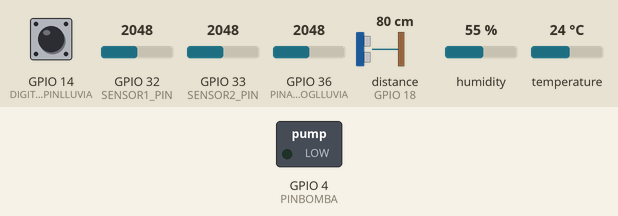
Bench run of a sketch on a simulated ESP32. Shown: switched loads named in the sketch (green lamp = pin HIGH). Wiring (inferred from the names in the program): ultrasonic range finder: trigger GPIO 5; echo GPIO 18. The test bench sets the inputs (shaded band); at power-on: GPIO 32 (SENSOR1_PIN) = 2048, GPIO 14 (DIGITALPINLLUVIA) HIGH, GPIO 33 (SENSOR2_PIN) = 2048, GPIO 36 (PINANALOGLLUVIA) = 2048, distance to the obstacle (sensor on GPIO 18) 80 cm, humidity 55 %, temperature 24 °C. The echo pulse lasts 58.3 µs per cm; pins used as bus, display or sensor lines are not drawn; what the sketch prints to the serial monitor is not drawn.

Above: at 1.2 s.
1.3 s: GPIO 32 (SENSOR1_PIN) set to 2520
12.2 s: GPIO 32 (SENSOR1_PIN) set to 2607
At 21.4 s:
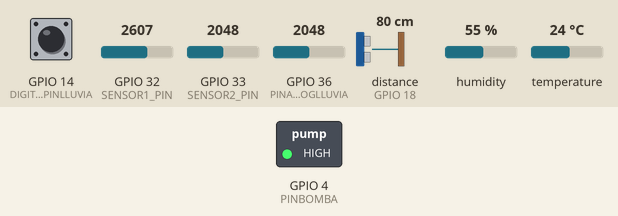
22.2 s: GPIO 32 (SENSOR1_PIN) set to 1228
At 31.8 s:
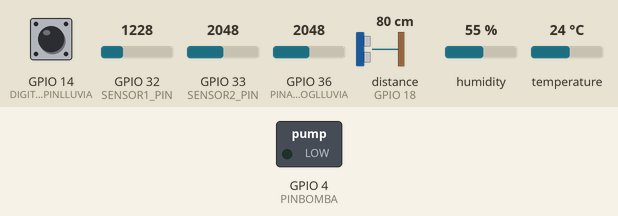
32.6 s: GPIO 32 (SENSOR1_PIN) set to 2866
At 42.2 s:
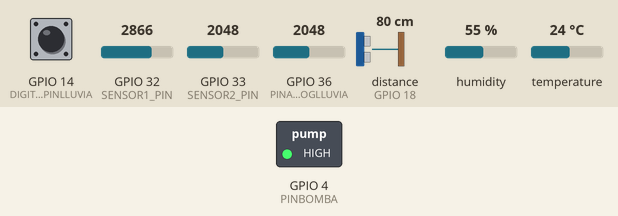
Timing chart, 0 to 74.0 s (numbered marks = the images above; inputs shaded):
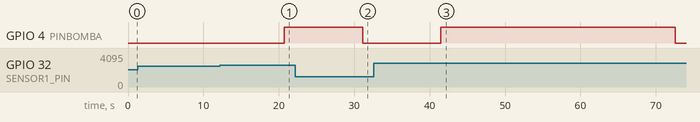

The sketch:

project.ino
```cpp
#include <DHT.h>

#define PIN_DHT 2            // Pin para el DHT22.
#define PINBOMBA 4           // Pin para la MiniBomba de agua.
#define ULTRA_TRIG 5         // PIN TRIGGER ULTRASONICO
#define ULTRA_ECHO 18        // PIN ECHO ULTRASONICO
#define DIGITALPINLLUVIA 14  // Pin digital para sensor de lluvia.
#define SENSOR1_PIN 32       // Pin 1 sensor de humedad capacitivo.
#define SENSOR2_PIN 33       // Pin 2 sensor de humedad capacitivo.
#define PINANALOGLLUVIA 36   // Pin analogico para sensor de lluvia.

#define DHTTYPE DHT22

DHT dht(PIN_DHT, DHTTYPE);

// --- Configuración ---
const bool SERIAL_DEBUG = false; // true => imprime texto humano; false => solo JSON (producción)

// Valores definidos para marcar limites en las funcionalidades.
const int VALOR_SECO = 3500;     // 0% humedad
const int VALOR_MOJADO = 1200;   // 100% humedad
const int UMBRAL_PORC_HUMEDAD = 40;    // % por debajo de esto se considera "seco"
const unsigned long TIEMPO_MAX_BOMBA_MS = 30000UL; // 30 s máxima corrida continua

// Mediciones y limites del recipiente para la funcionalidad del ultrasonico.
const float ALTURA_TANQUE_CM = 10.5;   // distancia del sensor al fondo del tanque (medir físicamente)
const float MIN_DISTANCIA_CM = 2.5;    // zona muerta del sensor (por debajo, no confiar)
const int ULTRA_SAMPLES = 5;           // lecturas para promedio (>=3 recomendado)

bool bombaActiva = false;
unsigned long bombaInicioMillis = 0;

// --- Prototipos (nuevas funciones añadidas) ---
int leerHumedadPorcentaje(int pinADC);
int leerHumedadBruto(int pinADC);
bool hayLluviaDigital();
void controlarBomba(bool encender);
void funcionalidadUltrasonico();  // utilidad para imprimir
float leerDistanciaUltrasonico(); // opcional: si conectas HC-SR04
void enviarJSON();

void setup() {
  Serial.begin(115200);
  dht.begin();
  pinMode(PINBOMBA, OUTPUT);
  pinMode(DIGITALPINLLUVIA, INPUT);
  pinMode(ULTRA_TRIG, OUTPUT);
  pinMode(ULTRA_ECHO, INPUT);
  analogSetAttenuation(ADC_11db); // permitir rango hasta ~3.3V en ADC
  digitalWrite(PINBOMBA, LOW); // asegurarnos bomba apagada al inicio
}

void loop() {
  // Lecturas e impresiones (si SERIAL_DEBUG == true)
  imprimirTemperaturaHumedad();
  funcionalidadSensorLluvia();
  funcionalidadSensoresCapacitivos();

  int hum1_pct = leerHumedadPorcentaje(SENSOR1_PIN);
  int hum2_pct = leerHumedadPorcentaje(SENSOR2_PIN);
  bool llueve = hayLluviaDigital();

  if (SERIAL_DEBUG) {
    Serial.print("Hum % sensor1: "); Serial.print(hum1_pct);
    Serial.print("  sensor2: "); Serial.print(hum2_pct);
    Serial.print("  Lluvia (digital DO): "); Serial.println(llueve ? "SI" : "NO");
  }

  bool sueloSeco = (hum1_pct < UMBRAL_PORC_HUMEDAD) || (hum2_pct < UMBRAL_PORC_HUMEDAD);

  if(sueloSeco && !llueve) {
    // si no está ya activa, iniciamos y guardamos el tiempo
    if(!bombaActiva) {
      if (SERIAL_DEBUG) Serial.println("Condición de riego detectada. Encendiendo bomba...");
      controlarBomba(true);
      bombaActiva = true;
      bombaInicioMillis = millis();
    } else {
      // ya estaba activa: comprobar tiempo máximo
      unsigned long ahora = millis();
      if(ahora - bombaInicioMillis >= TIEMPO_MAX_BOMBA_MS) {
        if (SERIAL_DEBUG) Serial.println("Tiempo máximo de bomba alcanzado. Apagando por seguridad.");
        controlarBomba(false);
        bombaActiva = false;
      } else {
        if (SERIAL_DEBUG) Serial.println("Bomba activa... controlando tiempo y humedad.");
        if((hum1_pct >= UMBRAL_PORC_HUMEDAD) && (hum2_pct >= UMBRAL_PORC_HUMEDAD)) {
          if (SERIAL_DEBUG) Serial.println("Humedad recuperada en ambos sensores. Apagando bomba.");
          controlarBomba(false);
          bombaActiva = false;
        }
      }
    }
  } else {
    // no debería regar: apagar bomba si estaba encendida
    if(bombaActiva) {
      if (SERIAL_DEBUG) Serial.println("Condición para apagar bomba (suelo no seco o está lloviendo). Apagando.");
      controlarBomba(false);
      bombaActiva = false;
    } else {
      if (SERIAL_DEBUG) Serial.println("No regar: suelo húmedo o está lloviendo.");
    }
  }

  // Ultrasonico (imprime solo si DEBUG)
  funcionalidadUltrasonico();

  // Enviar estado en JSON (una sola línea)
  enviarJSON();

  delay(10000);
}

void imprimirTemperaturaHumedad() {
  float h = dht.readHumidity();
  float t = dht.readTemperature();

  // leer de nuevo (mantener tu patrón original)
  h = dht.readHumidity();
  t = dht.readTemperature();

  if (SERIAL_DEBUG) {
    Serial.print("Humedad: ");
    Serial.print(h);
    Serial.println("%");
    Serial.print("Temperatura: ");
    Serial.print(t);
    Serial.println("°C");
  }
}

void funcionalidadSensorLluvia() {
  int valorAnalogicoLluvia = analogRead(PINANALOGLLUVIA);
  int valorDigitalLluvia = digitalRead(DIGITALPINLLUVIA);

  if (SERIAL_DEBUG) {
    Serial.print("Valor analogico: ");
    Serial.print(valorAnalogicoLluvia);
    Serial.print(" | Valor digital: ");
    Serial.println(valorDigitalLluvia);
  }
}

void funcionalidadSensoresCapacitivos() {
  int humedad1_raw = analogRead(SENSOR1_PIN);
  int humedad2_raw = analogRead(SENSOR2_PIN);

  int humedad1 = map(humedad1_raw, VALOR_SECO, VALOR_MOJADO, 0, 100);
  int humedad2 = map(humedad2_raw, VALOR_SECO, VALOR_MOJADO, 0, 100);

  humedad1 = constrain(humedad1, 0, 100);
  humedad2 = constrain(humedad2, 0, 100);

  if (SERIAL_DEBUG) {
    Serial.print("Sensor 1: ");
    Serial.print(humedad1_raw);
    Serial.print(" | ");
    Serial.print(humedad1);
    Serial.println("%");

    Serial.print("Sensor 2: ");
    Serial.print(humedad2_raw);
    Serial.print(" | ");
    Serial.print(humedad2);
    Serial.println("%");
  }
}

int leerHumedadPorcentaje(int pinADC) {
  int raw = analogRead(pinADC);
  int pct = map(raw, VALOR_SECO, VALOR_MOJADO, 0, 100);
  pct = constrain(pct, 0, 100);
  return pct;
}

int leerHumedadBruto(int pinADC) {
  return analogRead(pinADC);
}

bool hayLluviaDigital() {
  int val = digitalRead(DIGITALPINLLUVIA);
  return (val == LOW);
}

// Encender/apagar bomba directamente (usa PINBOMBA)
void controlarBomba(bool encender) {
  if (encender) {
    digitalWrite(PINBOMBA, HIGH);
  } else {
    digitalWrite(PINBOMBA, LOW);
  }
}

/* ------------------ Funciones del ultrasonico (mantengo versión estable) ------------------ */

// Lee una sola medicion del HC-SR04, devuelve distancia en cm, o -1 si timeout
float _leerDistanciaOnce() {
  digitalWrite(ULTRA_TRIG, LOW);
  delayMicroseconds(2);
  digitalWrite(ULTRA_TRIG, HIGH);
  delayMicroseconds(10);
  digitalWrite(ULTRA_TRIG, LOW);

  long duracion = pulseIn(ULTRA_ECHO, HIGH, 30000); // timeout 30 ms
  if (duracion == 0) return -1.0;

  float distancia = (duracion * 0.0343) / 2.0;
  return distancia;
}

// Promedia ULTRA_SAMPLES lecturas válidas; devuelve -1 si todas fallan.
float leerDistanciaUltrasonico() {
  float suma = 0.0;
  int validas = 0;
  for (int i = 0; i < ULTRA_SAMPLES; ++i) {
    float d = _leerDistanciaOnce();
    if (d > 0) {
      suma += d;
      validas++;
    }
    delay(30); // pequeña pausa entre lecturas
  }
  if (validas == 0) return -1.0;
  return suma / validas;
}

// Calcula porcentaje de llenado (0..100) a partir de la distancia medida.
// Devuelve -1 si distancia inválida.
float calcularPorcentajeNivel(float distancia_cm) {
  if (distancia_cm < 0) return -1.0;
  if (distancia_cm >= ALTURA_TANQUE_CM) return 0.0; // vacío o fuera de rango
  if (distancia_cm <= MIN_DISTANCIA_CM) return 100.0; // casi lleno
  float nivel = (ALTURA_TANQUE_CM - distancia_cm) / ALTURA_TANQUE_CM * 100.0;
  if (nivel < 0.0) nivel = 0.0;
  if (nivel > 100.0) nivel = 100.0;
  return nivel;
}

// Traduce porcentaje a estado textual
String estadoNivel(float porcentaje) {
  if (porcentaje < 0) return "ERROR: sin lectura";
  if (porcentaje <= 2.0) return "VACIO";
  if (porcentaje <= 20.0) return "MUY BAJO";
  if (porcentaje <= 50.0) return "MEDIO";
  if (porcentaje <= 95.0) return "ALTO";
  return "LLENO";
}

// Imprime distancia, porcentaje y estado del nivel (solo si SERIAL_DEBUG)
void funcionalidadUltrasonico() {
  float dist = leerDistanciaUltrasonico();
  if (dist < 0) {
    if (SERIAL_DEBUG) {
      Serial.println("Ultrasonico: sin lectura valida");
      Serial.println("Nivel agua: ERROR");
    }
    return;
  }

  float pct = calcularPorcentajeNivel(dist);

  if (SERIAL_DEBUG) {
    Serial.print("Ultrasonico - Distancia (cm): ");
    Serial.println(dist, 2);
    if (pct < 0) {
      Serial.println("Nivel agua: ERROR");
    } else {
      Serial.print("Nivel agua: ");
      Serial.print(pct, 1);
      Serial.println(" %");
      Serial.print("Estado: ");
      Serial.println(estadoNivel(pct));
    }
  }
}

/* ------------------ Envío JSON limpio ------------------ */
// Envía una única línea JSON con los campos disponibles.
// Interpreta rainDigital usando la lógica típica MH-RD (DO = LOW -> hay agua).
void enviarJSON() {
  // Lecturas
  float hum = dht.readHumidity();
  float temp = dht.readTemperature();

  int rainAnalog = analogRead(PINANALOGLLUVIA);     // 0..4095 (puede saturar si AO > 3.3V)
  int rainDigitalRaw = digitalRead(DIGITALPINLLUVIA); // 0 o 1
  bool rainDetected = (rainDigitalRaw == LOW); // true = hay agua (DO activo en bajo)

  int s1_raw = analogRead(SENSOR1_PIN);
  int s2_raw = analogRead(SENSOR2_PIN);
  int s1_pct = leerHumedadPorcentaje(SENSOR1_PIN);
  int s2_pct = leerHumedadPorcentaje(SENSOR2_PIN);
  float dist = leerDistanciaUltrasonico(); // -1 si inválida
  int relayState = digitalRead(PINBOMBA); // ajusta si tu relé es inverso

  unsigned long ts = millis() / 1000UL; // segundos desde arranque

  // Construir JSON manualmente; OMITIR campos inválidos (p. ej. distance si dist < 0)
  String json = "{";
  json += "\"timestamp\":" + String(ts) + ",";
  json += "\"temperature\":" + String(temp, 2) + ",";
  json += "\"humidity\":" + String(hum, 2) + ",";
  // rain: interpretado (1 = lluvia), y añadimos el raw digital para diagnóstico
  json += "\"rain\":" + String(rainDetected ? 1 : 0) + ",";
  json += "\"rain_digital_raw\":" + String(rainDigitalRaw) + ",";
  json += "\"rain_analog\":" + String(rainAnalog) + ",";
  json += "\"sensor1_raw\":" + String(s1_raw) + ",";
  json += "\"sensor2_raw\":" + String(s2_raw) + ",";
  json += "\"sensor1_pct\":" + String(s1_pct) + ",";
  json += "\"sensor2_pct\":" + String(s2_pct) + ",";
  json += "\"relay\":" + String(relayState ? 1 : 0);
  if (dist >= 0.0) {
    json += ",\"distance\":" + String(dist, 2);
  }
  json += "}";

  // Enviar UNA LÍNEA JSON limpia al puerto serie
  Serial.println(json);

  if (SERIAL_DEBUG) {
    Serial.print("[JSON OUT] ");
    Serial.println(json);
  }
}
```

Measured:
- the behaviour switches between 2580 and 2581 on GPIO 32 (SENSOR1_PIN) (found by bisection; images 0 and 1)
- after the input at 1.3 s, every drawn part: stays the same
- after the input at 12.2 s, GPIO 4 (PINBOMBA): LOW → HIGH after 8.5 s
- after the input at 22.2 s, GPIO 4 (PINBOMBA): HIGH → LOW after 8.9 s
- after the input at 32.6 s, GPIO 4 (PINBOMBA): LOW → HIGH after 8.9 s, → LOW 31.1 s later
